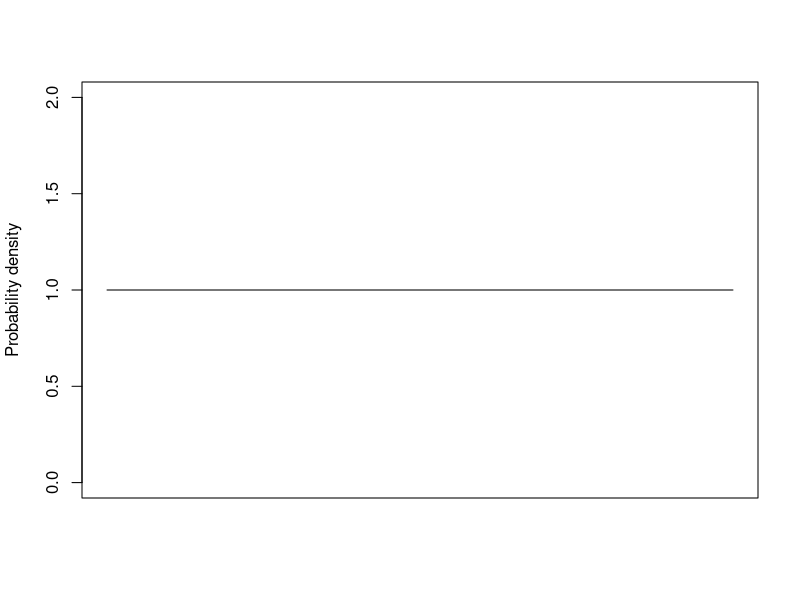

Here is the R script that generated this plot: (Note: this script raises an error after producing the figure.)
# target is uniform
curve(dunif, xlab = "", xaxt = "n", ylab = "Probability density", 
      ylim = c(0, 2))

rnorm_trunc <- function(mean = .6, sd = .2, ll = 0, ul = 1) {
  x <- -1
  while (x > ul | x < ll) {
    x <- rnorm(1, mean, sd)
  }
  x
}

rnorm_trunc <- function(n, mean = 0, sd = 1, ll = 0, ul = 1) {
  x <- rnorm(n, mean, sd)
  while(any(x > ul | x < ll)) {
    invalid_x <- which(x > ul | x < ll)
    x[invalid_x] <- rnorm(length(invalid_x), mean, sd)
  }
  x
}

x1 <- rnorm_trunc()
points(x1, 0)
curve(dnorm(x, mean = x1, sd = 0.3), add = TRUE)

dnorm_trunc <- function(x, mean = 0, sd = 1, ll = 0, ul = 1) {
  if (x > ul | x < ll) {
    return(0)
  } else {
    dnorm(x, mean, sd) / (pnorm(ul, mean, sd) - pnorm(ll, mean, sd))
  }
}

ngrid <- 101
grid <- seq(0, 1, length.out = ngrid)
# Prior
prior_probs <- rep(1, ngrid)
# Update after data
update_probs <- function(x, prior_probs, pts = grid, sd = 0.2) {
  lik <- dnorm_trunc(x, pts, sd = sd)
  post_probs <- prior_probs * lik
  post_probs / sum(post_probs) / .01
}

compute_lik <- function(x, pts = grid, sd = 0.2) {
  lik_vals <- vapply(x, dnorm_trunc, mean = pts, sd = sd, 
                     FUN.VALUE = numeric(length(pts)))
  lik <- apply(lik_vals, 1, prod)
  lik / sum(lik) / .01
}

find_hdi_grid <- function(grid, dens, prob = .95) {
  dens <- dens / sum(dens)
  sorted_dens <- sort(dens, decreasing = TRUE)
  hdi_idx <- min(which(cumsum(sorted_dens) >= prob))
  hdi_height <- sorted_dens[hdi_idx]
  grid[range(which(dens >= hdi_height))]
}

library(tidyverse)
ggplot(tibble(x = grid, dens_x = prior_probs), 
       aes(x = x, y = dens_x)) + 
  geom_line() + 
  geom_vline(xintercept = find_hdi_grid(grid, prior_probs))